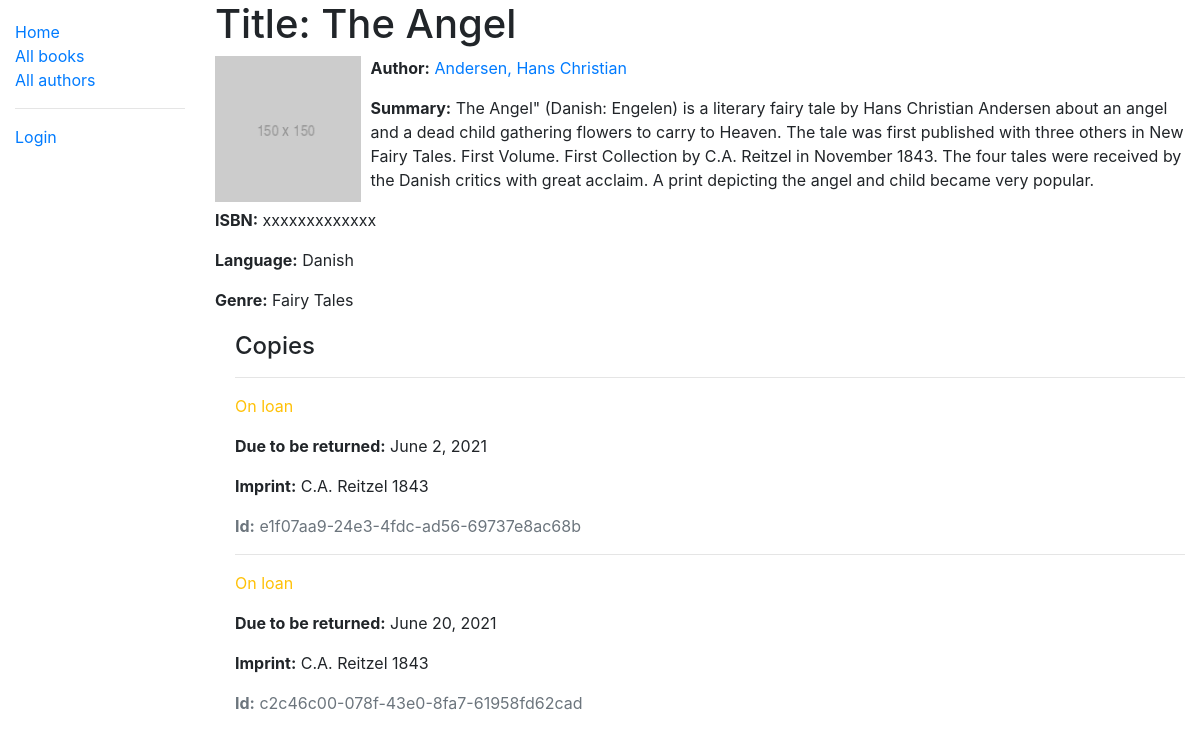
/catalog/book/3, run on the app's committed database.
### catalog/models.py (models this page shows, shortened)
class Book(models.Model):
    title = models.CharField(max_length=200)
    author = models.ForeignKey('Author', on_delete=models.SET_NULL, null=True)
    summary = models.TextField(max_length=1000,
                               help_text='Enter brief description of book')
    isbn = models.CharField('ISBN', max_length=13,
                            unique=True,
                            help_text='13 Character <a href="https://www.isbn-international.org/content/what-isbn">ISBN number</a>')
    genre = models.ManyToManyField(Genre,
                                   help_text='Select genre for this book')
    language = models.ManyToManyField(Language,
                                   help_text='Select language book is written in')
    book_Img = models.ImageField(upload_to='images/',  default='')
    def display_genre(self):
        """Create a string for the Genre. This is required to display genre in Admin."""
        return ', '.join(genre.name for genre in self.genre.all()[:3])
    display_genre.short_description = 'Genre'

class Author(models.Model):
    first_name = models.CharField(max_length=100)
    last_name = models.CharField(max_length=100)
    date_of_birth = models.DateField(null=True, blank=True)
    date_of_death = models.DateField('died', null=True, blank=True)
    class Meta:
        ordering = ['last_name', 'first_name']
    def get_absolute_url(self):
        return reverse('author-detail', args=[str(self.id)])
    def __str__(self):
        return f'{self.last_name}, {self.first_name}'

class Language(models.Model):
    type = models.CharField(max_length=200,
                            help_text='Language book is written in (e.g. French)')
    def __str__(self):
        return self.type

class Genre(models.Model):
    name = models.CharField(max_length=200,
                            help_text='Enter book genre (e.g. Romance)')
    def __str__(self):
        return self.name

class BookInstance(models.Model):
    id = models.UUIDField(primary_key=True,
                          default=uuid.uuid4,
                          help_text='Unique ID for this book')
    book = models.ForeignKey('Book',
                             on_delete=models.RESTRICT,
                             null=True)
    imprint = models.CharField(max_length=200)
    due_back = models.DateField(null=True,
                                blank=True)
    borrower = models.ForeignKey(User,
                                 on_delete=models.SET_NULL,
                                 null=True, blank=True)
    LOAN_STATUS = (
        ('m', 'Maintenance'),
        ('o', 'On loan'),
        ('a', 'Available'),
        ('r', 'Reserved'),
    )
    status = models.CharField(
        max_length=1,
        choices=LOAN_STATUS,
        blank=True,
        default='m',
        help_text='Book availability',
    )
    class Meta:
        ordering = ['due_back']
        permissions = (("can_mark_returned", "Set book as returned"),)

### catalog/views.py (the view, shortened to what this page needs)
class BookDetailView(generic.DetailView):
    model = Book

### catalog/templates/catalog/book_detail.html
{% extends "base_generic.html" %}
{% block content %}
  <h1>Title: {{ book.title }}</h1>
  <img src="{{ book.book_Img.url }}" class="img-responsive" style="width: 15%; float: left; margin-right: 10px;" />
  <p><strong>Author:</strong> <a href="{{ book.author.get_absolute_url }}">{{ book.author }}</a></p>
  <p><strong>Summary:</strong> {{ book.summary }}</p>
  <p><strong>ISBN:</strong> {{ book.isbn }}</p>
  <p><strong>Language:</strong> {{ book.language.all|join:", " }}</p>
  <p><strong>Genre:</strong> {{ book.genre.all|join:", " }}</p>
  <div style="margin-left:20px;margin-top:20px">
    <h4>Copies</h4>
    {% for copy in book.bookinstance_set.all %}
      <hr>
      <p class="{% if copy.status == 'a' %}text-success{% elif copy.status == 'm' %}text-danger{% else %}text-warning{% endif %}">
        {{ copy.get_status_display }}
      </p>
      {% if copy.status != 'a' %}
        <p><strong>Due to be returned:</strong> {{ copy.due_back }}</p>
      {% endif %}
      <p><strong>Imprint:</strong> {{ copy.imprint }}</p>
      <p class="text-muted"><strong>Id:</strong> {{ copy.id }}</p>
    {% endfor %}
  </div>
{% endblock %}

### data on the page
Book: title "The Angel", book_Img (placeholder picture), author "Andersen, Hans Christian", summary "The Angel\" (Danish: Engelen) is a literary fairy tale by Hans Christian Andersen about an angel and a dead child gathering flowers to carry to Heaven. The tale was first published with three others in New Fairy Tales. First Volume. First Collection by C.A. Reitzel in November 1843. The four tales were received by the Danish critics with great acclaim. A print depicting the angel and child became very popular.", isbn "xxxxxxxxxxxxx", language.all "Danish", genre.all "Fairy Tales"
BookInstance: status "On loan", due_back "June 2, 2021", imprint "C.A. Reitzel 1843", id "e1f07aa9-24e3-4fdc-ad56-69737e8ac68b"
BookInstance: status "On loan", due_back "June 20, 2021", imprint "C.A. Reitzel 1843", id "c2c46c00-078f-43e0-8fa7-61958fd62cad"
